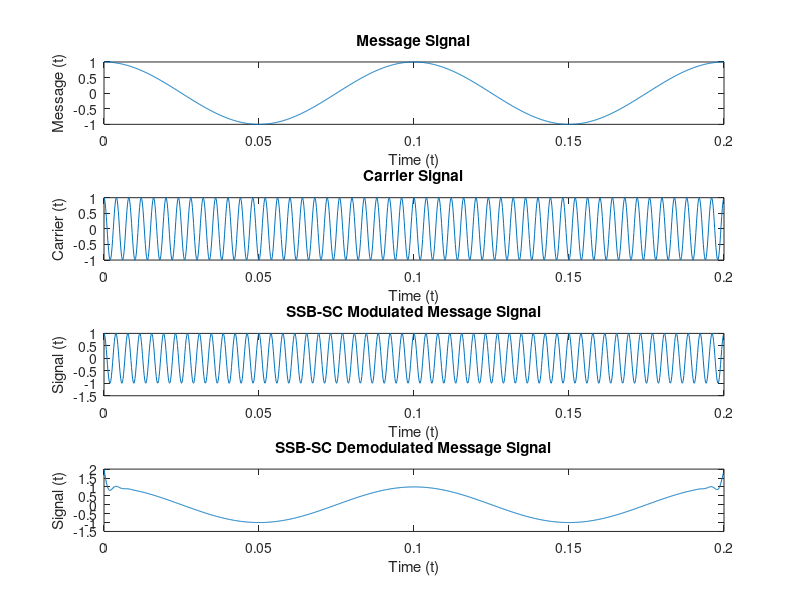
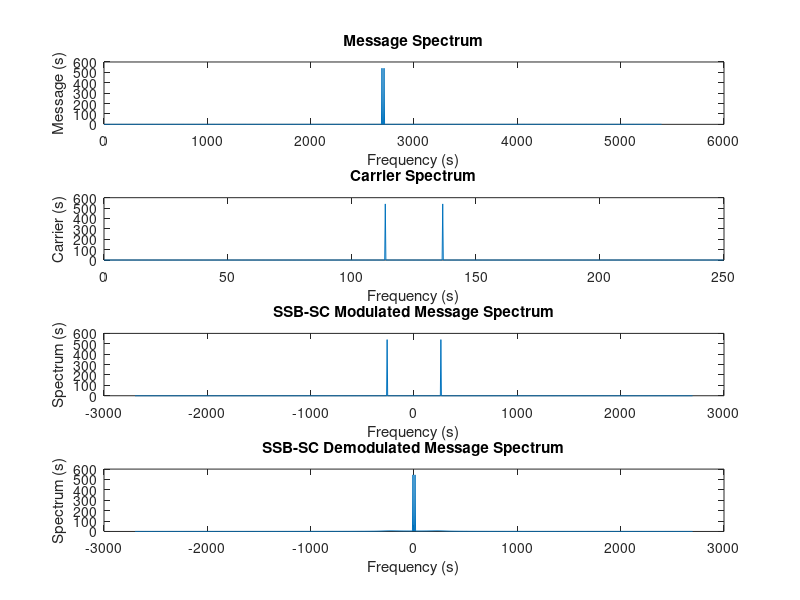

Write MATLAB code to recreate these figures, in order.
% Parameters for Q-3

Am=1;                                % Amplitude of Message Signal
Ac=1;                                % Amplitude of Carrier Signal
N = 1080;                            % Number of Samples
fm = 10;                             % Frequency of Message Signal
fc = 250;                            % Frequency of Carrier Signal
fs = 2*(fc + 2*fm)*10;
f= -fs/2:fs/N:fs/2-fs/N;
t=0:1/fs:(2/fm-1/fs);

% Message, Carrier and Modulated, Demodulated Signals with their Spectrums

m = Am*cos(2*pi*fm*t);               % Message Signal
ms = fft(m);                         % Message Spectrum
ms = fftshift(abs(ms));
fms = (0:length(ms)-1)*fs/length(ms);

c = Ac*cos(2*pi*fc*t);               % Carrier Signal
cs = fft(c);                         % Carrier Spectrum
cs = fftshift(abs(cs));
fcs = (0:length(cs)-1)*fc/length(cs);

s_usb = ssbmod(m,fc,fs,0,"upper");   % SSB-SC Modulated Signal
y_hat = ssbdemod(s_usb,fc,fs,0);     % SSB-SC Demodulated Signal
ft_usb = fft(s_usb);                 % SSB-SC Modulated Spectrum
ft_usb = fftshift(abs(ft_usb));
ft_dem = fft(y_hat);                 % SSB-SC Demodulated Spectrum
ft_dem = fftshift(abs(ft_dem));

figure();
subplot(4,1,1)
plot(t,m);
title("Message Signal")
xlabel("Time (t)")
ylabel("Message (t)")

subplot(4,1,2)
plot(t,c);
title("Carrier Signal")
xlabel("Time (t)")
ylabel("Carrier (t)")

subplot(4,1,3)
plot(t,s_usb);
title("SSB-SC Modulated Message Signal")
xlabel("Time (t)")
ylabel("Signal (t)")

subplot(4,1,4)
plot(t,y_hat);
title("SSB-SC Demodulated Message Signal")
xlabel("Time (t)")
ylabel("Signal (t)")

figure();

subplot(4,1,1)
plot(fms,ms);
title("Message Spectrum")
xlabel("Frequency (s)")
ylabel("Message (s)")

subplot(4,1,2)
plot(fcs,cs);
title("Carrier Spectrum")
xlabel("Frequency (s)")
ylabel("Carrier (s)")

subplot(4,1,3)
plot(f,ft_usb);
title("SSB-SC Modulated Message Spectrum")
xlabel("Frequency (s)")
ylabel("Spectrum (s)")

subplot(4,1,4)
plot(f,ft_dem);
title("SSB-SC Demodulated Message Spectrum")
xlabel("Frequency (s)")
ylabel("Spectrum (s)")